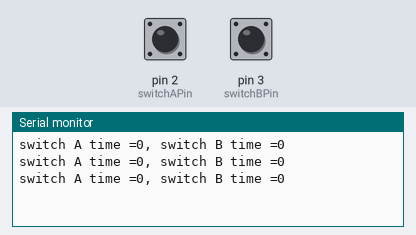
Simulated run of this sketch. Board: Arduino Uno, built with avr-gcc and run on an emulated ATmega328P. Shown: the last lines printed to the serial monitor. The test bench sets the inputs (shaded band); at power-on: pin 2 (switchAPin) HIGH, pin 3 (switchBPin) HIGH.

Above: at 2.8 s.
2.9 s: pin 2 (switchAPin) pulled LOW for 1.2 s
At 4.6 s:
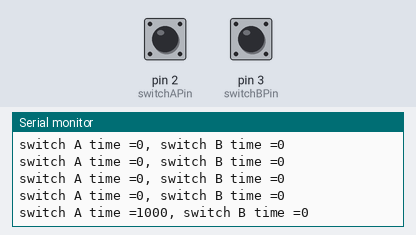
5.6 s: pin 3 (switchBPin) pulled LOW for 3.2 s
At 7.8 s:
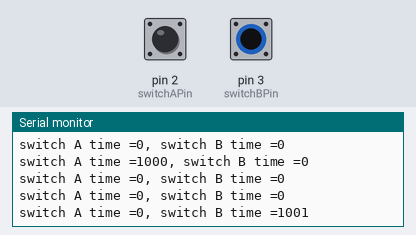
10.3 s: pin 2 (switchAPin) pulled LOW for 3.2 s
At 12.8 s:
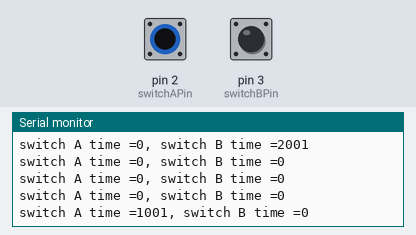
Timing chart, 0 to 14.3 s (numbered marks = the images above; inputs shaded):
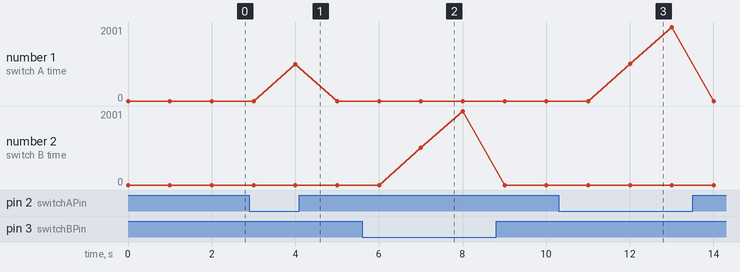

The sketch:

ch5r4A.pde
```cpp
/*
 SwitchTimeMultiple sketch
 Prints how long more than one switch has been pressed
 */

const int switchAPin = 2;               // the pin for switch A
const int switchBPin = 3;               // the pin for switch B

// functions with references must be explicitly declared
unsigned long switchTime(int pin, boolean &state, unsigned long  &startTime);

void setup()
{
  pinMode(switchAPin, INPUT);
  digitalWrite(switchAPin, HIGH); // turn on pull-up resistors
  pinMode(switchBPin, INPUT);
  digitalWrite(switchBPin, HIGH); // turn on pull-up resistors
  Serial.begin(9600);
}

void loop()
{
unsigned long time;

  Serial.print("switch A time =");
  time = switchATime();
  Serial.print(time);

  Serial.print(", switch B time =");
  time = switchBTime();
  Serial.println(time);
  delay(1000);
}

unsigned long switchTime(int pin, boolean &state, unsigned long  &startTime)
{
  if(digitalRead(pin) != state) // check to see if the switch
                                // has changed state
  {
    state = ! state;       //yes,  invert the state
    startTime = millis();  // store the time
  }
  if( state == LOW)
    return millis() - startTime;   // return the time in milliseconds
  else
    return 0; // return 0 if the switch is not pushed (in the HIGH state);
}


long switchATime()
{
  // these variables are static  - see text for an explanation
  static unsigned long startTime = 0;   // the time the switch
                                        // state change was first detected
  static boolean state;                 // the current state of the switch
  return switchTime(switchAPin, state, startTime);
}

long switchBTime()
{
  // these variables are static  - see text for an explanation
  static unsigned long startTime = 0;   // the time the switch state change
                                        // was first detected
  static boolean state;                 // the current state of the switch
  return switchTime(switchBPin, state, startTime);
}
```

Measured:
- after the input at 2.9 s, the serial monitor: prints a new line after 1.1 s (image 1)
- after the input at 5.6 s, the serial monitor: prints a new line after 1.4 s (image 2)
- after the input at 10.3 s, the serial monitor: prints a new line after 1.7 s (image 3)
